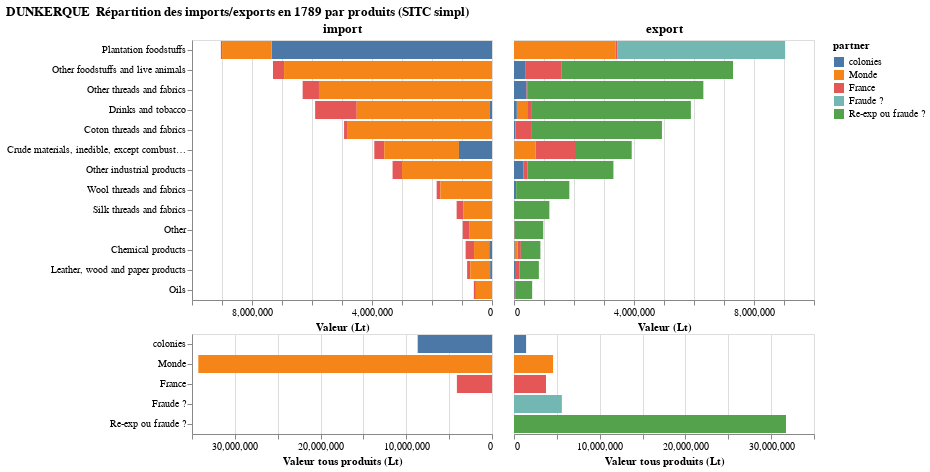
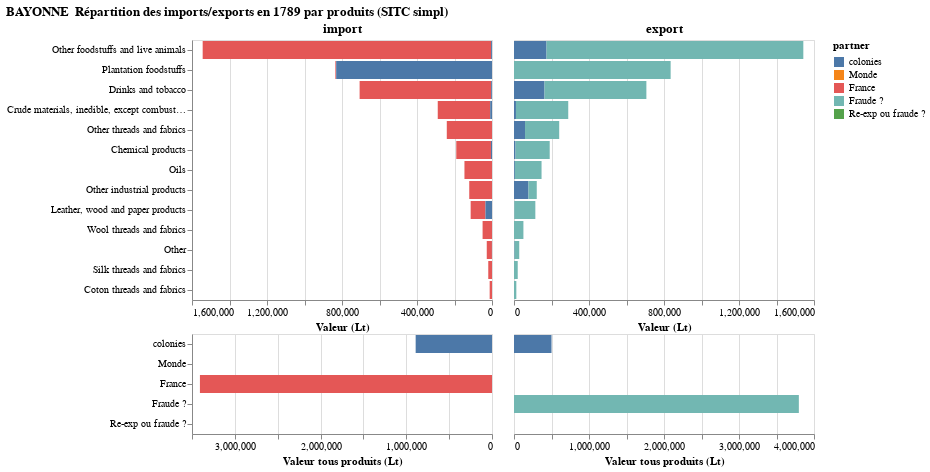
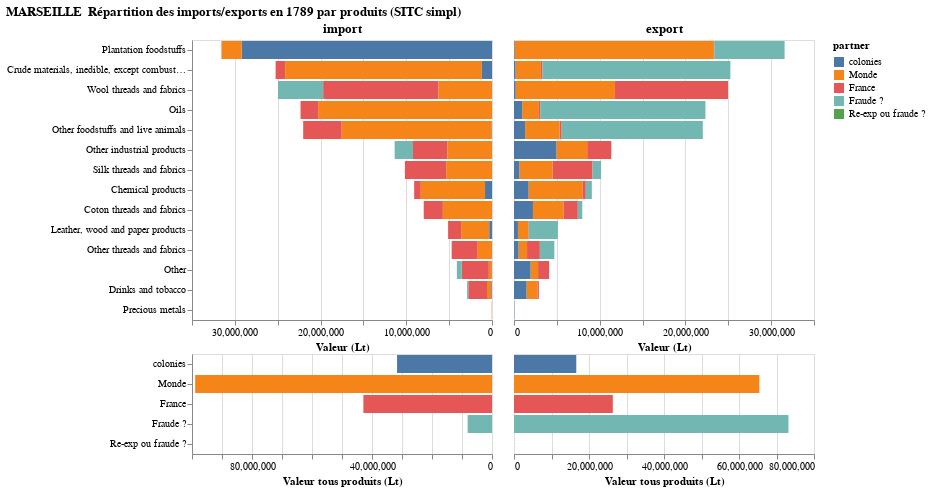
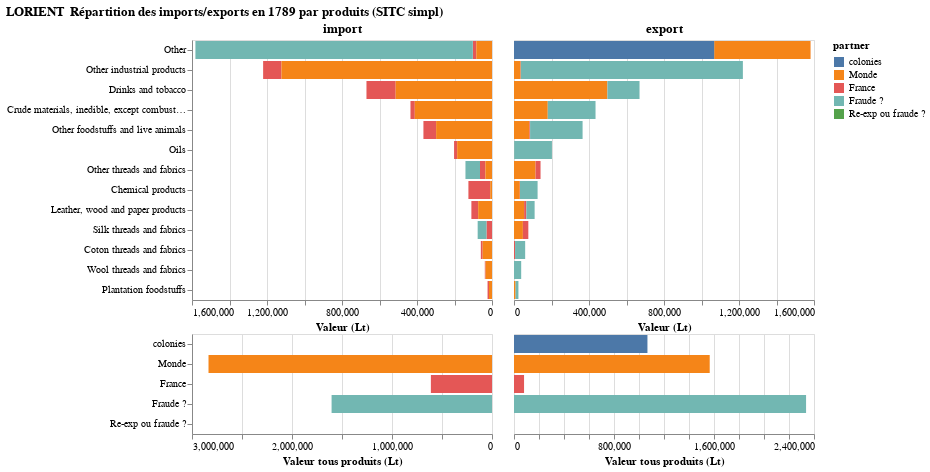

The cell these charts' notebook holds for them, in order:
### Code cell
for city in ["Dunkerque", "Bayonne", "Marseille", "Lorient"]:
    pyramide_port_franc(city, data)

### Figure 1 — Vega-Lite specification as saved in the notebook (floating-point values rounded to 4 significant figures)
{"data": {"values": [{"group": "import", "partner": "France", "product": "Chemical products", "value": 280900.0}, {"group": "import", "partner": "Monde", "product": "Chemical products", "value": 508907}, {"group": "import", "partner": "colonies", "product": "Chemical products", "value": 89556}, {"group": "export", "partner": "France", "product": "Chemical products", "value": 111000.0}, {"group": "export", "partner": "Monde", "product": "Chemical products", "value": 101042}, {"group": "export", "partner": "colonies", "product": "Chemical products", "value": 16237}, {"group": "export", "partner": "Re-exp ou fraude ?", "product": "Chemical products", "value": 651100.0}, {"group": "import", "partner": "France", "product": "Crude materials, inedible, except combustibles", "value": 331600.0}, {"group": "import", "partner": "Monde", "product": "Crude materials, inedible, except combustibles", "value": 2490363}, {"group": "import", "partner": "colonies", "product": "Crude materials, inedible, except combustibles", "value": 1101518}, {"group": "export", "partner": "France", "product": "Crude materials, inedible, except combustibles", "value": 1341000.0}, {"group": "export", "partner": "Monde", "product": "Crude materials, inedible, except combustibles", "value": 719051}, {"group": "export", "partner": "colonies", "product": "Crude materials, inedible, except combustibles", "value": 6630}, {"group": "export", "partner": "Re-exp ou fraude ?", "product": "Crude materials, inedible, except combustibles", "value": 1857000.0}, {"group": "import", "partner": "France", "product": "Wool threads and fabrics", "value": 123728}, {"group": "import", "partner": "Monde", "product": "Wool threads and fabrics", "value": 1721100}, {"group": "export", "partner": "colonies", "product": "Wool threads and fabrics", "value": 71104}, {"group": "export", "partner": "France", "product": "Wool threads and fabrics", "value": 1376}, {"group": "export", "partner": "Re-exp ou fraude ?", "product": "Wool threads and fabrics", "value": 1772348}, {"group": "import", "partner": "France", "product": "Leather, wood and paper products", "value": 103600.0}, {"group": "import", "partner": "Monde", "product": "Leather, wood and paper products", "value": 664528}, {"group": "import", "partner": "colonies", "product": "Leather, wood and paper products", "value": 61376}, {"group": "export", "partner": "France", "product": "Leather, wood and paper products", "value": 155300.0}, {"group": "export", "partner": "colonies", "product": "Leather, wood and paper products", "value": 32319}, {"group": "export", "partner": "Re-exp ou fraude ?", "product": "Leather, wood and paper products", "value": 641900.0}, {"group": "import", "partner": "France", "product": "Plantation foodstuffs", "value": 42550}, {"group": "import", "partner": "colonies", "product": "Plantation foodstuffs", "value": 7345722}, {"group": "import", "partner": "Monde", "product": "Plantation foodstuffs", "value": 1649675}, {"group": "export", "partner": "France", "product": "Plantation foodstuffs", "value": 57275}, {"group": "export", "partner": "Monde", "product": "Plantation foodstuffs", "value": 3394711}, {"group": "export", "partner": "colonies", "product": "Plantation foodstuffs", "value": 436}, {"group": "export", "partner": "Fraude ?", "product": "Plantation foodstuffs", "value": 5585525}, {"group": "import", "partner": "France", "product": "Other", "value": 212659}, {"group": "import", "partner": "Monde", "product": "Other", "value": 760882}, {"group": "import", "partner": "colonies", "product": "Other", "value": 1353}, {"group": "export", "partner": "France", "product": "Other", "value": 14280.0}, {"group": "export", "partner": "colonies", "product": "Other", "value": 8932}, {"group": "export", "partner": "Re-exp ou fraude ?", "product": "Other", "value": 951700.0}, {"group": "import", "partner": "France", "product": "Silk threads and fabrics", "value": 218180}, {"group": "import", "partner": "Monde", "product": "Silk threads and fabrics", "value": 960770}, {"group": "export", "partner": "colonies", "product": "Silk threads and fabrics", "value": 2100}, {"group": "export", "partner": "Re-exp ou fraude ?", "product": "Silk threads and fabrics", "value": 1176850}, {"group": "import", "partner": "France", "product": "Other industrial products", "value": 314800.0}, {"group": "import", "partner": "Monde", "product": "Other industrial products", "value": 2999118}, {"group": "export", "partner": "France", "product": "Other industrial products", "value": 141500.0}, {"group": "export", "partner": "colonies", "product": "Other industrial products", "value": 313967}, {"group": "export", "partner": "Re-exp ou fraude ?", "product": "Other industrial products", "value": 2858000.0}, {"group": "import", "partner": "France", "product": "Oils", "value": 67870.0}, {"group": "import", "partner": "Monde", "product": "Oils", "value": 537431}, {"group": "export", "partner": "France", "product": "Oils", "value": 23530.0}, {"group": "export", "partner": "colonies", "product": "Oils", "value": 14793}, {"group": "export", "partner": "Re-exp ou fraude ?", "product": "Oils", "value": 567000.0}, {"group": "import", "partner": "France", "product": "Drinks and tobacco", "value": 1387000.0}, {"group": "import", "partner": "Monde", "product": "Drinks and tobacco", "value": 4440210}, {"group": "import", "partner": "colonies", "product": "Drinks and tobacco", "value": 68894}, {"group": "export", "partner": "France", "product": "Drinks and tobacco", "value": 130900.0}, {"group": "export", "partner": "Monde", "product": "Drinks and tobacco", "value": 345721}, {"group": "export", "partner": "colonies", "product": "Drinks and tobacco", "value": 93596}, {"group": "export", "partner": "Re-exp ou fraude ?", "product": "Drinks and tobacco", "value": 5326000.0}, {"group": "import", "partner": "France", "product": "Other threads and fabrics", "value": 543957}, {"group": "import", "partner": "Monde", "product": "Other threads and fabrics", "value": 5767681}, {"group": "export", "partner": "France", "product": "Other threads and fabrics", "value": 27060.0}, {"group": "export", "partner": "colonies", "product": "Other threads and fabrics", "value": 411933}, {"group": "export", "partner": "Re-exp ou fraude ?", "product": "Other threads and fabrics", "value": 5873000.0}, {"group": "import", "partner": "France", "product": "Other foodstuffs and live animals", "value": 369300.0}, {"group": "import", "partner": "Monde", "product": "Other foodstuffs and live animals", "value": 6929264}, {"group": "import", "partner": "colonies", "product": "Other foodstuffs and live animals", "value": 1736}, {"group": "export", "partner": "France", "product": "Other foodstuffs and live animals", "value": 1184000.0}, {"group": "export", "partner": "colonies", "product": "Other foodstuffs and live animals", "value": 390372}, {"group": "export", "partner": "Re-exp ou fraude ?", "product": "Other foodstuffs and live animals", "value": 5726000.0}, {"group": "import", "partner": "France", "product": "Coton threads and fabrics", "value": 99571}, {"group": "import", "partner": "Monde", "product": "Coton threads and fabrics", "value": 4831856}, {"group": "export", "partner": "colonies", "product": "Coton threads and fabrics", "value": 49084}, {"group": "export", "partner": "France", "product": "Coton threads and fabrics", "value": 547605}, {"group": "export", "partner": "Re-exp ou fraude ?", "product": "Coton threads and fabrics", "value": 4334738}]}, "spacing": 0, "title": "DUNKERQUE\n Répartition des imports/exports en 1789 par produits (SITC simpl)", "vconcat": [{"hconcat": [{"encoding": {"color": {"field": "partner", "scale": {"domain": ["colonies", "Monde", "France", "Fraude ?", "Re-exp ou fraude ?"]}, "sort": ["colonies", "Monde", "France", "Fraude ?", "Re-exp ou fraude ?"], "type": "nominal"}, "x": {"field": "value", "sort": "descending", "title": "Valeur (Lt)", "type": "quantitative"}, "y": {"field": "product", "sort": "-x", "title": null, "type": "ordinal"}}, "mark": {"tooltip": {"content": "data"}, "type": "bar"}, "title": "import", "transform": [{"filter": {"equal": "import", "field": "group"}}]}, {"encoding": {"color": {"field": "partner", "scale": {"domain": ["colonies", "Monde", "France", "Fraude ?", "Re-exp ou fraude ?"]}, "sort": ["colonies", "Monde", "France", "Fraude ?", "Re-exp ou fraude ?"], "type": "nominal"}, "x": {"field": "value", "sort": "ascending", "title": "Valeur (Lt)", "type": "quantitative"}, "y": {"axis": null, "field": "product", "sort": "-x", "title": null, "type": "ordinal"}}, "mark": {"tooltip": {"content": "data"}, "type": "bar"}, "title": "export", "transform": [{"filter": {"equal": "export", "field": "group"}}]}]}, {"hconcat": [{"encoding": {"color": {"field": "partner", "scale": {"domain": ["colonies", "Monde", "France", "Fraude ?", "Re-exp ou fraude ?"]}, "sort": ["colonies", "Monde", "France", "Fraude ?", "Re-exp ou fraude ?"], "type": "nominal"}, "x": {"field": "total_value", "sort": "descending", "title": "Valeur tous produits (Lt)", "type": "quantitative"}, "y": {"field": "partner", "scale": {"domain": ["colonies", "Monde", "France", "Fraude ?", "Re-exp ou fraude ?"]}, "sort": ["colonies", "Monde", "France", "Fraude ?", "Re-exp ou fraude ?"], "title": null, "type": "ordinal"}}, "mark": {"tooltip": {"content": "data"}, "type": "bar"}, "transform": [{"filter": {"equal": "import", "field": "group"}}, {"aggregate": [{"as": "total_value", "field": "value", "op": "sum"}], "groupby": ["partner"]}]}, {"encoding": {"color": {"field": "partner", "scale": {"domain": ["colonies", "Monde", "France", "Fraude ?", "Re-exp ou fraude ?"]}, "sort": ["colonies", "Monde", "France", "Fraude ?", "Re-exp ou fraude ?"], "type": "nominal"}, "x": {"field": "total_value", "sort": "ascending", "title": "Valeur tous produits (Lt)", "type": "quantitative"}, "y": {"axis": null, "field": "partner", "scale": {"domain": ["colonies", "Monde", "France", "Fraude ?", "Re-exp ou fraude ?"]}, "sort": ["colonies", "Monde", "France", "Fraude ?", "Re-exp ou fraude ?"], "title": null, "type": "ordinal"}}, "mark": {"tooltip": {"content": "data"}, "type": "bar"}, "transform": [{"filter": {"equal": "export", "field": "group"}}, {"aggregate": [{"as": "total_value", "field": "value", "op": "sum"}], "groupby": ["partner"]}]}]}]}

### Figure 2 — Vega-Lite specification as saved in the notebook (floating-point values rounded to 4 significant figures)
{"data": {"values": [{"group": "import", "partner": "France", "product": "Chemical products", "value": 184900.0}, {"group": "import", "partner": "colonies", "product": "Chemical products", "value": 5548}, {"group": "export", "partner": "colonies", "product": "Chemical products", "value": 8341}, {"group": "export", "partner": "Fraude ?", "product": "Chemical products", "value": 182200.0}, {"group": "import", "partner": "France", "product": "Crude materials, inedible, except combustibles", "value": 279800.0}, {"group": "import", "partner": "colonies", "product": "Crude materials, inedible, except combustibles", "value": 9513}, {"group": "export", "partner": "colonies", "product": "Crude materials, inedible, except combustibles", "value": 10473}, {"group": "export", "partner": "Fraude ?", "product": "Crude materials, inedible, except combustibles", "value": 278900.0}, {"group": "import", "partner": "France", "product": "Wool threads and fabrics", "value": 50212}, {"group": "export", "partner": "Fraude ?", "product": "Wool threads and fabrics", "value": 50212}, {"group": "import", "partner": "France", "product": "Leather, wood and paper products", "value": 78960.0}, {"group": "import", "partner": "colonies", "product": "Leather, wood and paper products", "value": 34875}, {"group": "export", "partner": "colonies", "product": "Leather, wood and paper products", "value": 1626}, {"group": "export", "partner": "Fraude ?", "product": "Leather, wood and paper products", "value": 112200.0}, {"group": "import", "partner": "France", "product": "Plantation foodstuffs", "value": 4492.0}, {"group": "import", "partner": "colonies", "product": "Plantation foodstuffs", "value": 830921}, {"group": "export", "partner": "Fraude ?", "product": "Plantation foodstuffs", "value": 835400.0}, {"group": "import", "partner": "France", "product": "Other", "value": 27674}, {"group": "import", "partner": "colonies", "product": "Other", "value": 300}, {"group": "export", "partner": "colonies", "product": "Other", "value": 2681}, {"group": "export", "partner": "Fraude ?", "product": "Other", "value": 25293}, {"group": "import", "partner": "France", "product": "Silk threads and fabrics", "value": 19938}, {"group": "export", "partner": "Fraude ?", "product": "Silk threads and fabrics", "value": 19938}, {"group": "import", "partner": "France", "product": "Other industrial products", "value": 121400.0}, {"group": "export", "partner": "colonies", "product": "Other industrial products", "value": 77318}, {"group": "export", "partner": "Fraude ?", "product": "Other industrial products", "value": 44060.0}, {"group": "import", "partner": "France", "product": "Oils", "value": 146900.0}, {"group": "export", "partner": "colonies", "product": "Oils", "value": 4616}, {"group": "export", "partner": "Fraude ?", "product": "Oils", "value": 142300.0}, {"group": "import", "partner": "France", "product": "Drinks and tobacco", "value": 701500.0}, {"group": "import", "partner": "colonies", "product": "Drinks and tobacco", "value": 4566}, {"group": "export", "partner": "colonies", "product": "Drinks and tobacco", "value": 162777}, {"group": "export", "partner": "Fraude ?", "product": "Drinks and tobacco", "value": 543300.0}, {"group": "import", "partner": "France", "product": "Other threads and fabrics", "value": 241100.0}, {"group": "export", "partner": "colonies", "product": "Other threads and fabrics", "value": 58800}, {"group": "export", "partner": "Fraude ?", "product": "Other threads and fabrics", "value": 182300.0}, {"group": "import", "partner": "France", "product": "Other foodstuffs and live animals", "value": 1538000.0}, {"group": "import", "partner": "colonies", "product": "Other foodstuffs and live animals", "value": 4885}, {"group": "export", "partner": "colonies", "product": "Other foodstuffs and live animals", "value": 173532}, {"group": "export", "partner": "Fraude ?", "product": "Other foodstuffs and live animals", "value": 1370000.0}, {"group": "import", "partner": "France", "product": "Coton threads and fabrics", "value": 12450.0}, {"group": "export", "partner": "Fraude ?", "product": "Coton threads and fabrics", "value": 12450.0}]}, "spacing": 0, "title": "BAYONNE\n Répartition des imports/exports en 1789 par produits (SITC simpl)", "vconcat": [{"hconcat": [{"encoding": {"color": {"field": "partner", "scale": {"domain": ["colonies", "Monde", "France", "Fraude ?", "Re-exp ou fraude ?"]}, "sort": ["colonies", "Monde", "France", "Fraude ?", "Re-exp ou fraude ?"], "type": "nominal"}, "x": {"field": "value", "sort": "descending", "title": "Valeur (Lt)", "type": "quantitative"}, "y": {"field": "product", "sort": "-x", "title": null, "type": "ordinal"}}, "mark": {"tooltip": {"content": "data"}, "type": "bar"}, "title": "import", "transform": [{"filter": {"equal": "import", "field": "group"}}]}, {"encoding": {"color": {"field": "partner", "scale": {"domain": ["colonies", "Monde", "France", "Fraude ?", "Re-exp ou fraude ?"]}, "sort": ["colonies", "Monde", "France", "Fraude ?", "Re-exp ou fraude ?"], "type": "nominal"}, "x": {"field": "value", "sort": "ascending", "title": "Valeur (Lt)", "type": "quantitative"}, "y": {"axis": null, "field": "product", "sort": "-x", "title": null, "type": "ordinal"}}, "mark": {"tooltip": {"content": "data"}, "type": "bar"}, "title": "export", "transform": [{"filter": {"equal": "export", "field": "group"}}]}]}, {"hconcat": [{"encoding": {"color": {"field": "partner", "scale": {"domain": ["colonies", "Monde", "France", "Fraude ?", "Re-exp ou fraude ?"]}, "sort": ["colonies", "Monde", "France", "Fraude ?", "Re-exp ou fraude ?"], "type": "nominal"}, "x": {"field": "total_value", "sort": "descending", "title": "Valeur tous produits (Lt)", "type": "quantitative"}, "y": {"field": "partner", "scale": {"domain": ["colonies", "Monde", "France", "Fraude ?", "Re-exp ou fraude ?"]}, "sort": ["colonies", "Monde", "France", "Fraude ?", "Re-exp ou fraude ?"], "title": null, "type": "ordinal"}}, "mark": {"tooltip": {"content": "data"}, "type": "bar"}, "transform": [{"filter": {"equal": "import", "field": "group"}}, {"aggregate": [{"as": "total_value", "field": "value", "op": "sum"}], "groupby": ["partner"]}]}, {"encoding": {"color": {"field": "partner", "scale": {"domain": ["colonies", "Monde", "France", "Fraude ?", "Re-exp ou fraude ?"]}, "sort": ["colonies", "Monde", "France", "Fraude ?", "Re-exp ou fraude ?"], "type": "nominal"}, "x": {"field": "total_value", "sort": "ascending", "title": "Valeur tous produits (Lt)", "type": "quantitative"}, "y": {"axis": null, "field": "partner", "scale": {"domain": ["colonies", "Monde", "France", "Fraude ?", "Re-exp ou fraude ?"]}, "sort": ["colonies", "Monde", "France", "Fraude ?", "Re-exp ou fraude ?"], "title": null, "type": "ordinal"}}, "mark": {"tooltip": {"content": "data"}, "type": "bar"}, "transform": [{"filter": {"equal": "export", "field": "group"}}, {"aggregate": [{"as": "total_value", "field": "value", "op": "sum"}], "groupby": ["partner"]}]}]}]}

### Figure 3 — Vega-Lite specification as saved in the notebook (floating-point values rounded to 4 significant figures)
{"data": {"values": [{"group": "import", "partner": "France", "product": "Chemical products", "value": 775500.0}, {"group": "import", "partner": "colonies", "product": "Chemical products", "value": 812862}, {"group": "import", "partner": "Monde", "product": "Chemical products", "value": 7492000.0}, {"group": "export", "partner": "Monde", "product": "Chemical products", "value": 6302000.0}, {"group": "export", "partner": "France", "product": "Chemical products", "value": 374400.0}, {"group": "export", "partner": "colonies", "product": "Chemical products", "value": 1697334}, {"group": "export", "partner": "Fraude ?", "product": "Chemical products", "value": 706800.0}, {"group": "import", "partner": "France", "product": "Crude materials, inedible, except combustibles", "value": 1110000.0}, {"group": "import", "partner": "Monde", "product": "Crude materials, inedible, except combustibles", "value": 22950000.0}, {"group": "import", "partner": "colonies", "product": "Crude materials, inedible, except combustibles", "value": 1187898}, {"group": "export", "partner": "Monde", "product": "Crude materials, inedible, except combustibles", "value": 2952000.0}, {"group": "export", "partner": "France", "product": "Crude materials, inedible, except combustibles", "value": 181300.0}, {"group": "export", "partner": "colonies", "product": "Crude materials, inedible, except combustibles", "value": 184365}, {"group": "export", "partner": "Fraude ?", "product": "Crude materials, inedible, except combustibles", "value": 21930000.0}, {"group": "import", "partner": "France", "product": "Wool threads and fabrics", "value": 13460000.0}, {"group": "import", "partner": "Monde", "product": "Wool threads and fabrics", "value": 6243000.0}, {"group": "export", "partner": "France", "product": "Wool threads and fabrics", "value": 13180000.0}, {"group": "export", "partner": "Monde", "product": "Wool threads and fabrics", "value": 11580000.0}, {"group": "export", "partner": "colonies", "product": "Wool threads and fabrics", "value": 197015}, {"group": "import", "partner": "Fraude ?", "product": "Wool threads and fabrics", "value": 5266000.0}, {"group": "import", "partner": "France", "product": "Leather, wood and paper products", "value": 1516000.0}, {"group": "import", "partner": "Monde", "product": "Leather, wood and paper products", "value": 3286000.0}, {"group": "import", "partner": "colonies", "product": "Leather, wood and paper products", "value": 317375}, {"group": "export", "partner": "France", "product": "Leather, wood and paper products", "value": 61920.0}, {"group": "export", "partner": "Monde", "product": "Leather, wood and paper products", "value": 1210000.0}, {"group": "export", "partner": "colonies", "product": "Leather, wood and paper products", "value": 460315}, {"group": "export", "partner": "Fraude ?", "product": "Leather, wood and paper products", "value": 3388000.0}, {"group": "import", "partner": "colonies", "product": "Plantation foodstuffs", "value": 29202350}, {"group": "import", "partner": "Monde", "product": "Plantation foodstuffs", "value": 2351000.0}, {"group": "import", "partner": "France", "product": "Plantation foodstuffs", "value": 16870.0}, {"group": "export", "partner": "Monde", "product": "Plantation foodstuffs", "value": 23250000.0}, {"group": "export", "partner": "France", "product": "Plantation foodstuffs", "value": 41364}, {"group": "export", "partner": "colonies", "product": "Plantation foodstuffs", "value": 67219}, {"group": "export", "partner": "Fraude ?", "product": "Plantation foodstuffs", "value": 8209000.0}, {"group": "import", "partner": "France", "product": "Other", "value": 3157000.0}, {"group": "import", "partner": "Monde", "product": "Other", "value": 351300.0}, {"group": "import", "partner": "colonies", "product": "Other", "value": 17782}, {"group": "export", "partner": "France", "product": "Other", "value": 1294000.0}, {"group": "export", "partner": "Monde", "product": "Other", "value": 873700.0}, {"group": "export", "partner": "colonies", "product": "Other", "value": 1934464}, {"group": "import", "partner": "Fraude ?", "product": "Other", "value": 575600.0}, {"group": "import", "partner": "France", "product": "Silk threads and fabrics", "value": 4813000.0}, {"group": "import", "partner": "Monde", "product": "Silk threads and fabrics", "value": 5348675}, {"group": "export", "partner": "France", "product": "Silk threads and fabrics", "value": 4673978}, {"group": "export", "partner": "Monde", "product": "Silk threads and fabrics", "value": 3861234}, {"group": "export", "partner": "colonies", "product": "Silk threads and fabrics", "value": 625748}, {"group": "export", "partner": "Fraude ?", "product": "Silk threads and fabrics", "value": 1000000.0}, {"group": "import", "partner": "France", "product": "Other industrial products", "value": 4017000.0}, {"group": "import", "partner": "Monde", "product": "Other industrial products", "value": 5203000.0}, {"group": "export", "partner": "France", "product": "Other industrial products", "value": 2822000.0}, {"group": "export", "partner": "Monde", "product": "Other industrial products", "value": 3591000.0}, {"group": "export", "partner": "colonies", "product": "Other industrial products", "value": 4944139}, {"group": "import", "partner": "Fraude ?", "product": "Other industrial products", "value": 2137000.0}, {"group": "import", "partner": "France", "product": "Oils", "value": 2051000.0}, {"group": "import", "partner": "Monde", "product": "Oils", "value": 20290000.0}, {"group": "export", "partner": "Monde", "product": "Oils", "value": 1946000.0}, {"group": "export", "partner": "France", "product": "Oils", "value": 157700.0}, {"group": "export", "partner": "colonies", "product": "Oils", "value": 956397}, {"group": "export", "partner": "Fraude ?", "product": "Oils", "value": 19280000.0}, {"group": "import", "partner": "France", "product": "Drinks and tobacco", "value": 2184000.0}, {"group": "import", "partner": "Monde", "product": "Drinks and tobacco", "value": 506600.0}, {"group": "import", "partner": "colonies", "product": "Drinks and tobacco", "value": 75368}, {"group": "export", "partner": "Monde", "product": "Drinks and tobacco", "value": 1288000.0}, {"group": "export", "partner": "France", "product": "Drinks and tobacco", "value": 151000.0}, {"group": "export", "partner": "colonies", "product": "Drinks and tobacco", "value": 1465042}, {"group": "import", "partner": "Fraude ?", "product": "Drinks and tobacco", "value": 137800.0}, {"group": "import", "partner": "France", "product": "Precious metals", "value": 7270}, {"group": "import", "partner": "Monde", "product": "Precious metals", "value": 31317}, {"group": "export", "partner": "colonies", "product": "Precious metals", "value": 36989}, {"group": "export", "partner": "Fraude ?", "product": "Precious metals", "value": 1598}, {"group": "import", "partner": "France", "product": "Other threads and fabrics", "value": 3041000.0}, {"group": "import", "partner": "Monde", "product": "Other threads and fabrics", "value": 1666000.0}, {"group": "export", "partner": "France", "product": "Other threads and fabrics", "value": 1494000.0}, {"group": "export", "partner": "Monde", "product": "Other threads and fabrics", "value": 989800.0}, {"group": "export", "partner": "colonies", "product": "Other threads and fabrics", "value": 532181}, {"group": "export", "partner": "Fraude ?", "product": "Other threads and fabrics", "value": 1691000.0}, {"group": "import", "partner": "France", "product": "Other foodstuffs and live animals", "value": 4495000.0}, {"group": "import", "partner": "Monde", "product": "Other foodstuffs and live animals", "value": 17500000.0}, {"group": "import", "partner": "colonies", "product": "Other foodstuffs and live animals", "value": 33390}, {"group": "export", "partner": "France", "product": "Other foodstuffs and live animals", "value": 232300.0}, {"group": "export", "partner": "Monde", "product": "Other foodstuffs and live animals", "value": 4029000.0}, {"group": "export", "partner": "colonies", "product": "Other foodstuffs and live animals", "value": 1299177}, {"group": "export", "partner": "Fraude ?", "product": "Other foodstuffs and live animals", "value": 16470000.0}, {"group": "import", "partner": "France", "product": "Coton threads and fabrics", "value": 2235000.0}, {"group": "import", "partner": "Monde", "product": "Coton threads and fabrics", "value": 5731000.0}, {"group": "export", "partner": "France", "product": "Coton threads and fabrics", "value": 1683000.0}, {"group": "export", "partner": "Monde", "product": "Coton threads and fabrics", "value": 3551000.0}, {"group": "export", "partner": "colonies", "product": "Coton threads and fabrics", "value": 2211244}, {"group": "export", "partner": "Fraude ?", "product": "Coton threads and fabrics", "value": 520900.0}]}, "spacing": 0, "title": "MARSEILLE\n Répartition des imports/exports en 1789 par produits (SITC simpl)", "vconcat": [{"hconcat": [{"encoding": {"color": {"field": "partner", "scale": {"domain": ["colonies", "Monde", "France", "Fraude ?", "Re-exp ou fraude ?"]}, "sort": ["colonies", "Monde", "France", "Fraude ?", "Re-exp ou fraude ?"], "type": "nominal"}, "x": {"field": "value", "sort": "descending", "title": "Valeur (Lt)", "type": "quantitative"}, "y": {"field": "product", "sort": "-x", "title": null, "type": "ordinal"}}, "mark": {"tooltip": {"content": "data"}, "type": "bar"}, "title": "import", "transform": [{"filter": {"equal": "import", "field": "group"}}]}, {"encoding": {"color": {"field": "partner", "scale": {"domain": ["colonies", "Monde", "France", "Fraude ?", "Re-exp ou fraude ?"]}, "sort": ["colonies", "Monde", "France", "Fraude ?", "Re-exp ou fraude ?"], "type": "nominal"}, "x": {"field": "value", "sort": "ascending", "title": "Valeur (Lt)", "type": "quantitative"}, "y": {"axis": null, "field": "product", "sort": "-x", "title": null, "type": "ordinal"}}, "mark": {"tooltip": {"content": "data"}, "type": "bar"}, "title": "export", "transform": [{"filter": {"equal": "export", "field": "group"}}]}]}, {"hconcat": [{"encoding": {"color": {"field": "partner", "scale": {"domain": ["colonies", "Monde", "France", "Fraude ?", "Re-exp ou fraude ?"]}, "sort": ["colonies", "Monde", "France", "Fraude ?", "Re-exp ou fraude ?"], "type": "nominal"}, "x": {"field": "total_value", "sort": "descending", "title": "Valeur tous produits (Lt)", "type": "quantitative"}, "y": {"field": "partner", "scale": {"domain": ["colonies", "Monde", "France", "Fraude ?", "Re-exp ou fraude ?"]}, "sort": ["colonies", "Monde", "France", "Fraude ?", "Re-exp ou fraude ?"], "title": null, "type": "ordinal"}}, "mark": {"tooltip": {"content": "data"}, "type": "bar"}, "transform": [{"filter": {"equal": "import", "field": "group"}}, {"aggregate": [{"as": "total_value", "field": "value", "op": "sum"}], "groupby": ["partner"]}]}, {"encoding": {"color": {"field": "partner", "scale": {"domain": ["colonies", "Monde", "France", "Fraude ?", "Re-exp ou fraude ?"]}, "sort": ["colonies", "Monde", "France", "Fraude ?", "Re-exp ou fraude ?"], "type": "nominal"}, "x": {"field": "total_value", "sort": "ascending", "title": "Valeur tous produits (Lt)", "type": "quantitative"}, "y": {"axis": null, "field": "partner", "scale": {"domain": ["colonies", "Monde", "France", "Fraude ?", "Re-exp ou fraude ?"]}, "sort": ["colonies", "Monde", "France", "Fraude ?", "Re-exp ou fraude ?"], "title": null, "type": "ordinal"}}, "mark": {"tooltip": {"content": "data"}, "type": "bar"}, "transform": [{"filter": {"equal": "export", "field": "group"}}, {"aggregate": [{"as": "total_value", "field": "value", "op": "sum"}], "groupby": ["partner"]}]}]}]}

### Figure 4 — Vega-Lite specification as saved in the notebook (floating-point values rounded to 4 significant figures)
{"data": {"values": [{"group": "import", "partner": "France", "product": "Chemical products", "value": 116300.0}, {"group": "import", "partner": "Monde", "product": "Chemical products", "value": 9470}, {"group": "export", "partner": "Monde", "product": "Chemical products", "value": 30861}, {"group": "export", "partner": "France", "product": "Chemical products", "value": 1178.0}, {"group": "export", "partner": "Fraude ?", "product": "Chemical products", "value": 93780.0}, {"group": "import", "partner": "France", "product": "Crude materials, inedible, except combustibles", "value": 23050.0}, {"group": "import", "partner": "Monde", "product": "Crude materials, inedible, except combustibles", "value": 411793}, {"group": "export", "partner": "Monde", "product": "Crude materials, inedible, except combustibles", "value": 180000.0}, {"group": "export", "partner": "France", "product": "Crude materials, inedible, except combustibles", "value": 120.0}, {"group": "export", "partner": "Fraude ?", "product": "Crude materials, inedible, except combustibles", "value": 254700.0}, {"group": "import", "partner": "Monde", "product": "Wool threads and fabrics", "value": 35233}, {"group": "import", "partner": "France", "product": "Wool threads and fabrics", "value": 3120}, {"group": "export", "partner": "Fraude ?", "product": "Wool threads and fabrics", "value": 38353}, {"group": "import", "partner": "France", "product": "Leather, wood and paper products", "value": 36270.0}, {"group": "import", "partner": "Monde", "product": "Leather, wood and paper products", "value": 73715}, {"group": "export", "partner": "Monde", "product": "Leather, wood and paper products", "value": 54010.0}, {"group": "export", "partner": "France", "product": "Leather, wood and paper products", "value": 12016}, {"group": "export", "partner": "Fraude ?", "product": "Leather, wood and paper products", "value": 43960.0}, {"group": "import", "partner": "France", "product": "Plantation foodstuffs", "value": 7649.0}, {"group": "import", "partner": "Monde", "product": "Plantation foodstuffs", "value": 16000}, {"group": "export", "partner": "Monde", "product": "Plantation foodstuffs", "value": 8450}, {"group": "export", "partner": "Fraude ?", "product": "Plantation foodstuffs", "value": 15200.0}, {"group": "import", "partner": "France", "product": "Other", "value": 18784}, {"group": "import", "partner": "Monde", "product": "Other", "value": 83491}, {"group": "export", "partner": "Monde", "product": "Other", "value": 514040}, {"group": "export", "partner": "France", "product": "Other", "value": 216}, {"group": "export", "partner": "colonies", "product": "Other", "value": 1067534}, {"group": "import", "partner": "Fraude ?", "product": "Other", "value": 1479515}, {"group": "import", "partner": "France", "product": "Silk threads and fabrics", "value": 29407}, {"group": "export", "partner": "Monde", "product": "Silk threads and fabrics", "value": 47451}, {"group": "export", "partner": "France", "product": "Silk threads and fabrics", "value": 28975}, {"group": "import", "partner": "Fraude ?", "product": "Silk threads and fabrics", "value": 47019}, {"group": "import", "partner": "France", "product": "Other industrial products", "value": 97820.0}, {"group": "import", "partner": "Monde", "product": "Other industrial products", "value": 1122852}, {"group": "export", "partner": "Monde", "product": "Other industrial products", "value": 35168}, {"group": "export", "partner": "France", "product": "Other industrial products", "value": 1422}, {"group": "export", "partner": "Fraude ?", "product": "Other industrial products", "value": 1184000.0}, {"group": "import", "partner": "France", "product": "Oils", "value": 16610.0}, {"group": "import", "partner": "Monde", "product": "Oils", "value": 185700.0}, {"group": "export", "partner": "Monde", "product": "Oils", "value": 868.4}, {"group": "export", "partner": "Fraude ?", "product": "Oils", "value": 201500.0}, {"group": "import", "partner": "France", "product": "Drinks and tobacco", "value": 155800.0}, {"group": "import", "partner": "Monde", "product": "Drinks and tobacco", "value": 513694}, {"group": "export", "partner": "Monde", "product": "Drinks and tobacco", "value": 497900.0}, {"group": "export", "partner": "France", "product": "Drinks and tobacco", "value": 349.5}, {"group": "export", "partner": "Fraude ?", "product": "Drinks and tobacco", "value": 171200.0}, {"group": "import", "partner": "France", "product": "Other threads and fabrics", "value": 28690.0}, {"group": "import", "partner": "Monde", "product": "Other threads and fabrics", "value": 35220}, {"group": "export", "partner": "Monde", "product": "Other threads and fabrics", "value": 114900.0}, {"group": "export", "partner": "France", "product": "Other threads and fabrics", "value": 26650}, {"group": "import", "partner": "Fraude ?", "product": "Other threads and fabrics", "value": 77642}, {"group": "import", "partner": "France", "product": "Other foodstuffs and live animals", "value": 67780.0}, {"group": "import", "partner": "Monde", "product": "Other foodstuffs and live animals", "value": 298000.0}, {"group": "export", "partner": "Monde", "product": "Other foodstuffs and live animals", "value": 82017}, {"group": "export", "partner": "France", "product": "Other foodstuffs and live animals", "value": 3800.0}, {"group": "export", "partner": "Fraude ?", "product": "Other foodstuffs and live animals", "value": 279900.0}, {"group": "import", "partner": "France", "product": "Coton threads and fabrics", "value": 9900}, {"group": "import", "partner": "Monde", "product": "Coton threads and fabrics", "value": 49688}, {"group": "export", "partner": "France", "product": "Coton threads and fabrics", "value": 5730.0}, {"group": "export", "partner": "Fraude ?", "product": "Coton threads and fabrics", "value": 53860.0}]}, "spacing": 0, "title": "LORIENT\n Répartition des imports/exports en 1789 par produits (SITC simpl)", "vconcat": [{"hconcat": [{"encoding": {"color": {"field": "partner", "scale": {"domain": ["colonies", "Monde", "France", "Fraude ?", "Re-exp ou fraude ?"]}, "sort": ["colonies", "Monde", "France", "Fraude ?", "Re-exp ou fraude ?"], "type": "nominal"}, "x": {"field": "value", "sort": "descending", "title": "Valeur (Lt)", "type": "quantitative"}, "y": {"field": "product", "sort": "-x", "title": null, "type": "ordinal"}}, "mark": {"tooltip": {"content": "data"}, "type": "bar"}, "title": "import", "transform": [{"filter": {"equal": "import", "field": "group"}}]}, {"encoding": {"color": {"field": "partner", "scale": {"domain": ["colonies", "Monde", "France", "Fraude ?", "Re-exp ou fraude ?"]}, "sort": ["colonies", "Monde", "France", "Fraude ?", "Re-exp ou fraude ?"], "type": "nominal"}, "x": {"field": "value", "sort": "ascending", "title": "Valeur (Lt)", "type": "quantitative"}, "y": {"axis": null, "field": "product", "sort": "-x", "title": null, "type": "ordinal"}}, "mark": {"tooltip": {"content": "data"}, "type": "bar"}, "title": "export", "transform": [{"filter": {"equal": "export", "field": "group"}}]}]}, {"hconcat": [{"encoding": {"color": {"field": "partner", "scale": {"domain": ["colonies", "Monde", "France", "Fraude ?", "Re-exp ou fraude ?"]}, "sort": ["colonies", "Monde", "France", "Fraude ?", "Re-exp ou fraude ?"], "type": "nominal"}, "x": {"field": "total_value", "sort": "descending", "title": "Valeur tous produits (Lt)", "type": "quantitative"}, "y": {"field": "partner", "scale": {"domain": ["colonies", "Monde", "France", "Fraude ?", "Re-exp ou fraude ?"]}, "sort": ["colonies", "Monde", "France", "Fraude ?", "Re-exp ou fraude ?"], "title": null, "type": "ordinal"}}, "mark": {"tooltip": {"content": "data"}, "type": "bar"}, "transform": [{"filter": {"equal": "import", "field": "group"}}, {"aggregate": [{"as": "total_value", "field": "value", "op": "sum"}], "groupby": ["partner"]}]}, {"encoding": {"color": {"field": "partner", "scale": {"domain": ["colonies", "Monde", "France", "Fraude ?", "Re-exp ou fraude ?"]}, "sort": ["colonies", "Monde", "France", "Fraude ?", "Re-exp ou fraude ?"], "type": "nominal"}, "x": {"field": "total_value", "sort": "ascending", "title": "Valeur tous produits (Lt)", "type": "quantitative"}, "y": {"axis": null, "field": "partner", "scale": {"domain": ["colonies", "Monde", "France", "Fraude ?", "Re-exp ou fraude ?"]}, "sort": ["colonies", "Monde", "France", "Fraude ?", "Re-exp ou fraude ?"], "title": null, "type": "ordinal"}}, "mark": {"tooltip": {"content": "data"}, "type": "bar"}, "transform": [{"filter": {"equal": "export", "field": "group"}}, {"aggregate": [{"as": "total_value", "field": "value", "op": "sum"}], "groupby": ["partner"]}]}]}]}
